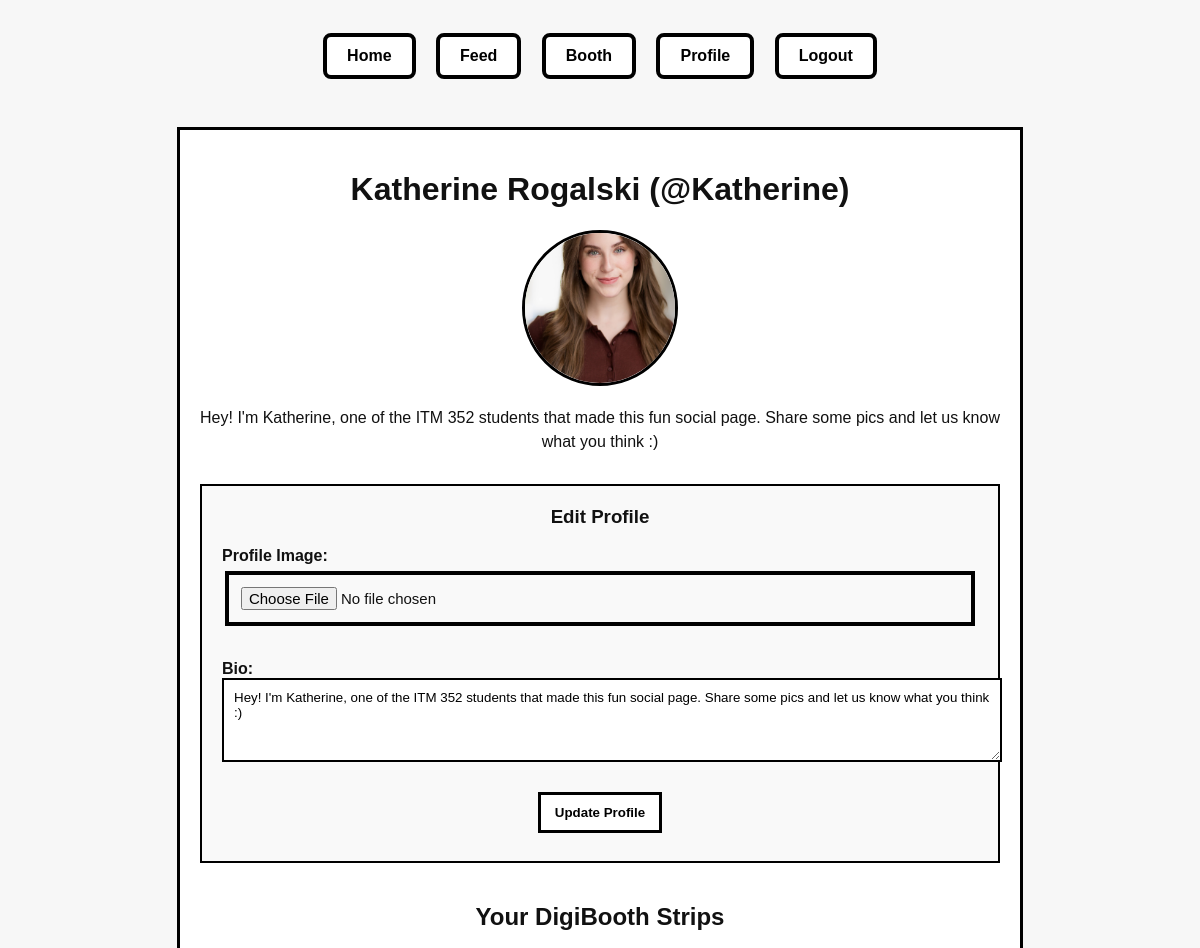
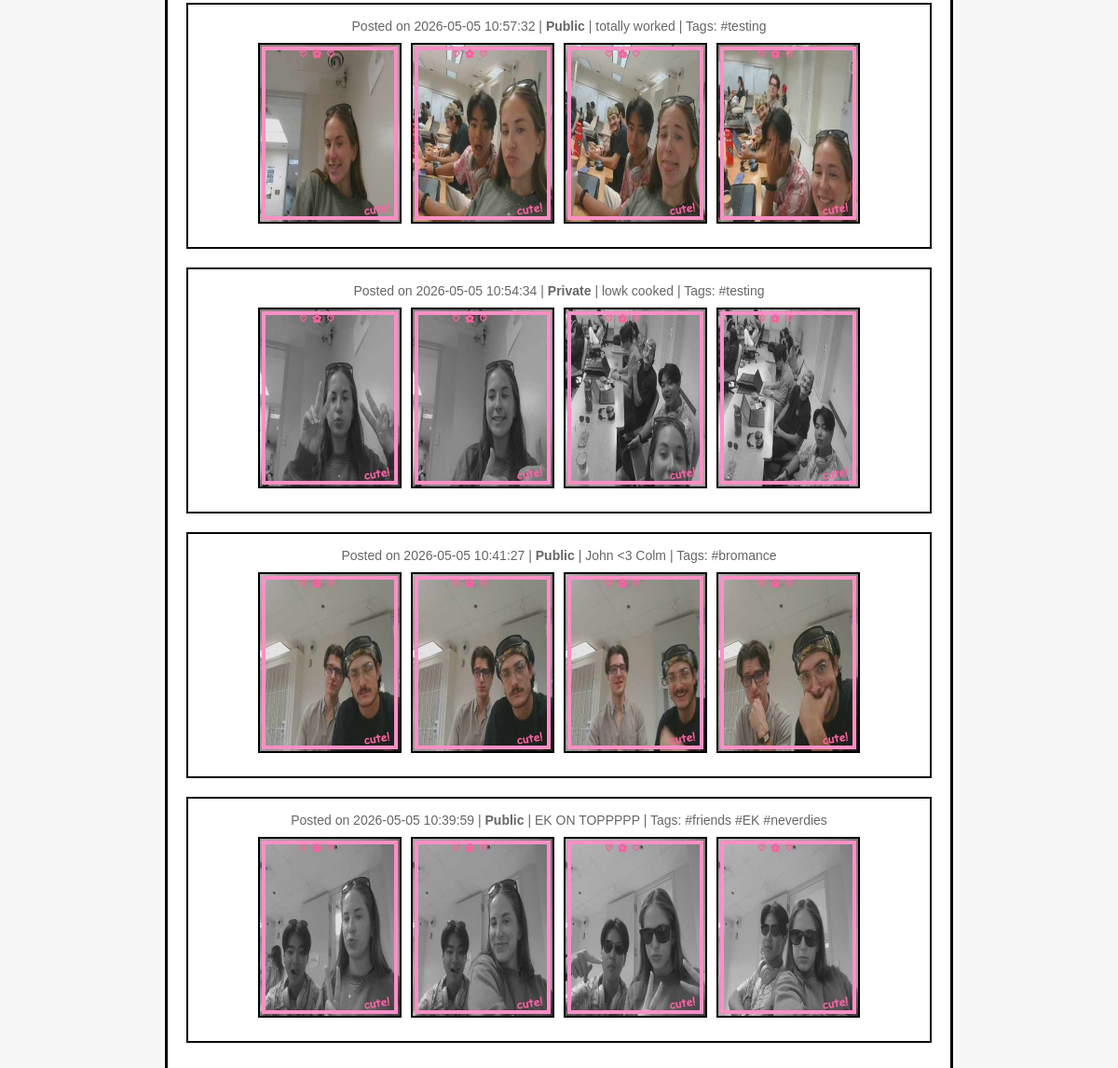
Page /profile (signed in) on the committed database (2 pictures, top to bottom).
### tables this page shows
CREATE TABLE users (
            id INTEGER PRIMARY KEY AUTOINCREMENT,
            name TEXT NOT NULL,
            username TEXT NOT NULL UNIQUE,
            email TEXT NOT NULL UNIQUE,
            confirmed INTEGER DEFAULT 0,
            confirmation_code TEXT NOT NULL,
            created_at TEXT NOT NULL
        , profile_image TEXT, bio TEXT);

CREATE TABLE posts (
           id INTEGER PRIMARY KEY AUTOINCREMENT,
           username TEXT NOT NULL,
           image_filenames TEXT NOT NULL,  -- JSON string
           filter_choice TEXT,
           frame_choice TEXT,
           layout_choice TEXT,
           caption TEXT,
           tags TEXT,
           timestamp TEXT NOT NULL
       , privacy TEXT DEFAULT 'public');

### app.py (the view)
@app.route("/profile")
def profile():
   if "username" not in session:
       return redirect("/signin")
   username = session["username"]
   conn = get_db_connection()
   user = conn.execute("SELECT * FROM users WHERE username = ?", (username,)).fetchone()
   user_posts = conn.execute("SELECT * FROM posts WHERE username = ? ORDER BY timestamp DESC", (username,)).fetchall()
   conn.close()
   posts = []
   for row in user_posts:
       post = dict(row)
       post["image_filenames"] = json.loads(post["image_filenames"])
       posts.append(post)
   return render_template("profile.html", user=user, posts=posts)

### app.py (called while the page is built)
def get_db_connection():
   conn = sqlite3.connect(DATABASE)
   conn.row_factory = sqlite3.Row
   return conn

### templates/profile.html (shortened to what this page needs)
<!DOCTYPE html>
<html>
<head>
   <link rel="stylesheet" href="{{ url_for('static', filename='style.css') }}">
</head>
<body>
<nav>
   <a href="/">Home</a>
   <a href="/feed">Feed</a>
   <a href="/booth">Booth</a>
   <a href="/profile">Profile</a>
   <a href="/logout">Logout</a>
</nav>
<div class="profile-container">
   <div class="profile-header">
       <h1>{{ user['name'] }} (@{{ user['username'] }})</h1>
       {% if user['profile_image'] %}
           <img src="{{ url_for('static', filename='uploads/' + user['profile_image']) }}" alt="Profile Image" class="profile-image">
       {% else %}
           <div class="profile-image placeholder">{{ user['name'][0].upper() }}</div>
       {% endif %}
       {% if user['bio'] %}
           <p class="bio">{{ user['bio'] }}</p>
       {% else %}
           <p class="bio">No bio yet.</p>
       {% endif %}
   </div>
   <div class="edit-form">
       <h3>Edit Profile</h3>
       <form action="/update_profile" method="POST" enctype="multipart/form-data">
           <label>Profile Image:</label>
           <input type="file" name="profile_image" accept="image/*">
           <br><br>
           <label>Bio:</label>
           <textarea name="bio" rows="4" placeholder="Tell us about yourself...">{{ user['bio'] or '' }}</textarea>
           <br><br>
           <button type="submit">Update Profile</button>
       </form>
   </div>
   <div class="posts-section">
       <h2>Your DigiBooth Strips</h2>
       {% if posts %}
           {% for post in posts %}
               <div class="post">
                   <div class="post-meta">
                       Posted on {{ post['timestamp'] }}
                       {% if post['privacy'] == 'private' %}
                           | <strong>Private</strong>
                       {% else %}
                           | <strong>Public</strong>
                       {% endif %}
                       {% if post['caption'] %} | {{ post['caption'] }}{% endif %}
                       {% if post['tags'] %} | Tags: {{ post['tags'] }}{% endif %}
                   </div>
                   <div class="post-images">
                       {% for filename in post['image_filenames'] %}
                           <img src="{{ url_for('static', filename='uploads/' + filename) }}" alt="Photo">
                       {% endfor %}
                   </div>
               </div>
           {% endfor %}
       {% else %}
           <p>You haven't created any photostrips yet. <a href="/booth">Create your first one!</a></p>
       {% endif %}
   </div>
</div>
</body>
</html>

### static/style.css (style rules this page uses)
body { margin: 0; font-family: "Comic Sans MS", "Trebuchet MS", Arial, sans-serif; background: #f7f7f7; color: #111; text-align: center; }
nav { margin: 25px; }
nav a { display: inline-block; margin: 8px; padding: 10px 20px; border: 4px solid black; background: white; color: black; font-weight: bold; text-decoration: none; border-radius: 8px; }
label { display: block; text-align: left; font-weight: bold; margin-top: 16px; }
input { width: 95%; padding: 12px; margin-top: 6px; border: 4px solid black; font-size: 15px; }
button { margin: 8px; padding: 10px 14px; border: 3px solid black; background: white; color: black; font-weight: bold; cursor: pointer; }

### templates/profile.html (style rules this page uses)
.profile-container { max-width: 800px; margin: 40px auto; padding: 20px; background: white; border: 3px solid black; }
.profile-header { text-align: center; margin-bottom: 30px; }
.profile-image { width: 150px; height: 150px; border-radius: 50%; border: 3px solid black; object-fit: cover; margin: 0 auto 20px; display: block; }
.bio { margin: 20px 0; font-size: 16px; line-height: 1.5; }
.posts-section { margin-top: 40px; }
.post { border: 2px solid black; margin: 20px 0; padding: 15px; background: white; }
.post-images { display: flex; gap: 10px; margin-bottom: 10px; justify-content: center; }
.post img { max-width: 150px; max-height: 200px; object-fit: cover; border: 2px solid black; }
.post-meta { font-size: 14px; color: #666; margin-bottom: 10px; }
.edit-form { margin-top: 30px; padding: 20px; border: 2px solid black; background: #f9f9f9; }
.edit-form h3 { margin-top: 0; }
textarea { width: 100%; padding: 10px; border: 2px solid black; font-family: inherit; resize: vertical; }

### rows in the picture
users: name "Katherine Rogalski", username "Katherine", profile_image (picture), bio "Hey! I'm Katherine, one of the ITM 352 students that made this fun social page. Share some pics and let us know what you think :)"
posts: timestamp "2026-05-05 10:57:32", privacy "Public", caption "totally worked", tags "#testing"
posts: timestamp "2026-05-05 10:54:34", privacy "Private", caption "lowk cooked", tags "#testing"
posts: timestamp "2026-05-05 10:41:27", privacy "Public", caption "John <3 Colm", tags "#bromance"
posts: timestamp "2026-05-05 10:39:59", privacy "Public", caption "EK ON TOPPPPP", tags "#friends #EK #neverdies"
